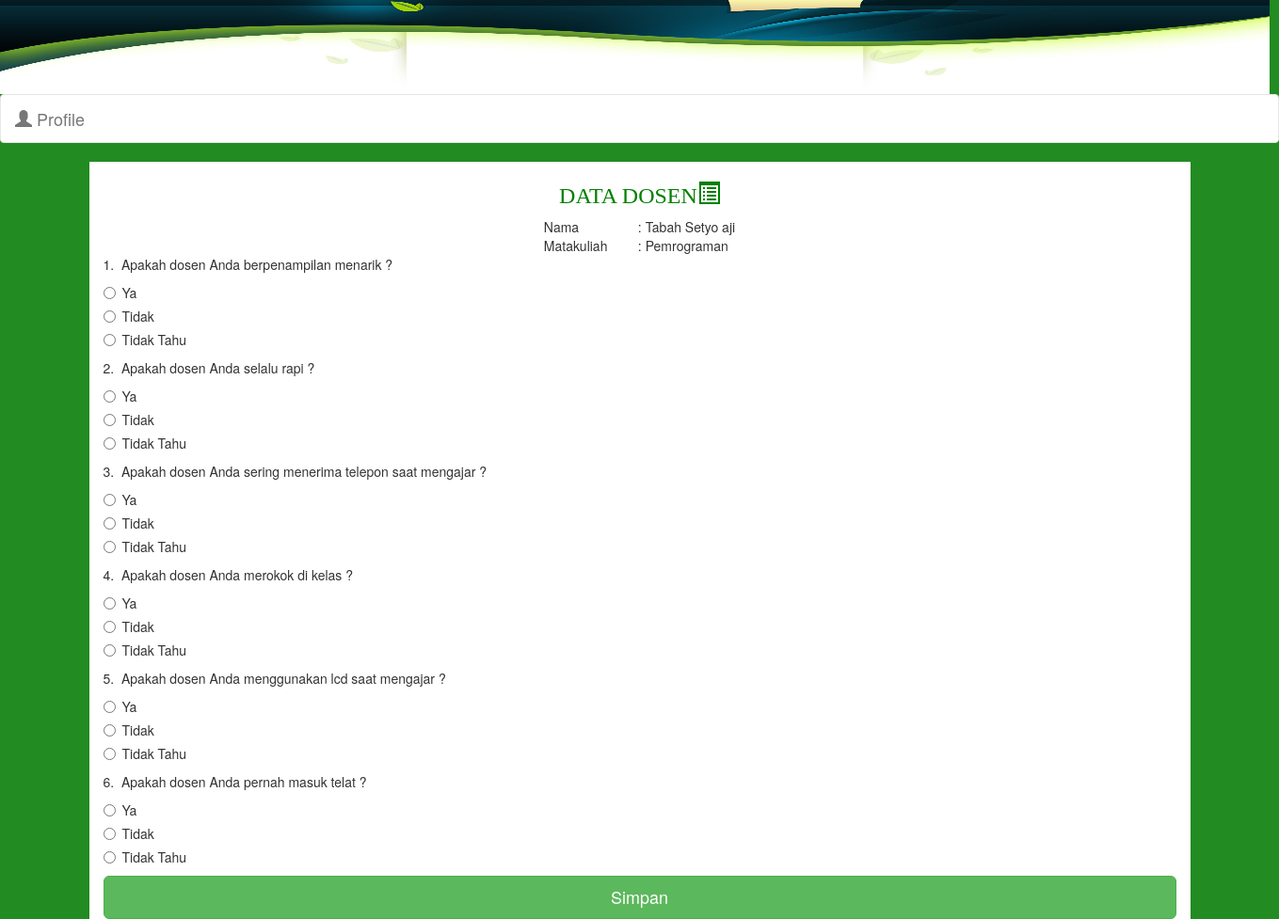
The page /index1.php?dosen=0 (signed in) on the database its author committed.
### tables this page shows
CREATE TABLE IF NOT EXISTS `dosen` (
  `id` int(11) NOT NULL AUTO_INCREMENT,
  `kode_dosen` varchar(20) NOT NULL,
  `nama_dosen` varchar(30) NOT NULL,
  PRIMARY KEY (`id`)
);

CREATE TABLE IF NOT EXISTS `matakuliah` (
  `id` int(11) NOT NULL AUTO_INCREMENT,
  `kode_makul` varchar(20) NOT NULL,
  `kode_dosen` varchar(20) NOT NULL,
  `nama_makul` varchar(50) NOT NULL,
  `sks` char(2) NOT NULL,
  PRIMARY KEY (`id`)
);

CREATE TABLE IF NOT EXISTS `soal` (
  `id` int(11) NOT NULL AUTO_INCREMENT,
  `soal` text NOT NULL,
  PRIMARY KEY (`id`)
);

### koneksi/dbh.php (called while the page is built)
<?php
	class DBH {
		private static $dns="mysql:dbname=eub;host=localhost;";
		private static $user = "root";
		private static $pass= "";
		public static function createConnection()
		{
			return new PDO(self::$dns,self::$user,self::$pass);
		}
	}
?>

### repository.php (called while the page is built, shortened)
<?php
	require_once "koneksi/dbh.php";
	class Repository{
		private $dbh;
		private $query = "SELECT * FROM soal ORDER BY id";
		public function __construct()
		{
			$this->dbh = DBH::createConnection();
		}
		public function getAll()
		{
			$query = $this->dbh->prepare($this->query);
			$query->execute();
			return $query->fetchAll(PDO::FETCH_OBJ);
		}
		public function getCountDosenByKodeUser($kode_user)
		{
			$query = $this->dbh->prepare("SELECT * FROM dosen JOIN matakuliah ON dosen.kode_dosen=matakuliah.kode_dosen JOIN krs ON krs.kode_makul=matakuliah.kode_makul WHERE kode_user = '$kode_user'");
			$query->execute();
			return $query->fetchAll(PDO::FETCH_OBJ);
		}
	}
?>

### index1.php (the view, shortened to what this page needs)
<?php session_start();
 	require_once "repository.php";
 	$repo = new Repository();
 	$result = $repo->getAll();
 	$dosen = $repo->getCountDosenByKodeUser($_SESSION['user']);
 	$currentDosen = $dosen[$_GET['dosen']];
?>
<!DOCTYPE html>
<html lang="en">
<head>
	<link rel="stylesheet" type="text/css" href="css/bootstrap.min.css">
    <link rel="stylesheet" type="text/css" href="css/customes.css">
</head>
<body>
<img src="img/head.jpg" height="100" width="1349">
<nav class="navbar navbar-default" role="navigation">
	<div class="container-fluid">
		<div class="navbar-header">
			<a class="navbar-brand" href="#"><span class="glyphicon glyphicon-user"></span>
Profile</a>
		</div>
	</div>
</nav>
<div class="container">
<center>
	<font color="green" face="elephant"><h3>DATA DOSEN<span class="glyphicon glyphicon-list-alt"></span></h3></font>
		<table>
			<tr>
				<td>Nama</td>
				<td>:</td>
				<td><?php echo "&nbsp;".$currentDosen->nama_dosen; ?></td>
			</tr>
			<tr>
				<td width="100">Matakuliah</td>
				<td>:</td>
				<td><?php echo "&nbsp;".$currentDosen->nama_makul; ?></td>
			</tr>
		</table>
	</center>
	<form method="post" action="index1.php?dosen=<?php echo $_GET['dosen']; ?>">
	<?php
		$no = 1;
		foreach ($result as $row)
		{
	?>
	<div>
		<?php	echo $no++."."; ?>
		<?php	echo "&nbsp;".$row->soal; ?>
		<div class="radio">
		<input type="radio" name="pilihan<?php echo $row->id;?>" value="1">Ya
		</div>
		<div class="radio">
		<input type="radio" name="pilihan<?php echo $row->id;?>" value="2">Tidak
		</div>
		<div class="radio">
		<input type="radio" name="pilihan<?php echo $row->id;?>" value="3">Tidak Tahu
		</div>
	</div>
	<?php
		}
	?>
	<button class="btn btn-success btn-lg btn-block" type="submit">Simpan</button>
    </form>
    </div>
</body>
</html>

### css/customes.css (style rules this page uses)
*.navbar { background-color:white; }
a { -moz-transition: all 0.5s ease-out; -o-transition: all 0.5s ease-out; -webkit-transition: all 0.5s ease-out; -ms-transition: all 0.5s ease-out; transition: all 0.5s ease-out; color: #F7981C; }
body { background-color: #228B22; }
.container { background-color: white; }

### rows shown on the page
dosen: nama_dosen "Tabah Setyo aji"
matakuliah: nama_makul "Pemrograman"
soal: soal "Apakah dosen Anda berpenampilan menarik ?"
soal: soal "Apakah dosen Anda selalu rapi ?"
soal: soal "Apakah dosen Anda sering menerima telepon saat mengajar ?"
soal: soal "Apakah dosen Anda merokok di kelas ?"
soal: soal "Apakah dosen Anda menggunakan lcd saat mengajar ?"
soal: soal "Apakah dosen Anda pernah masuk telat ?"
